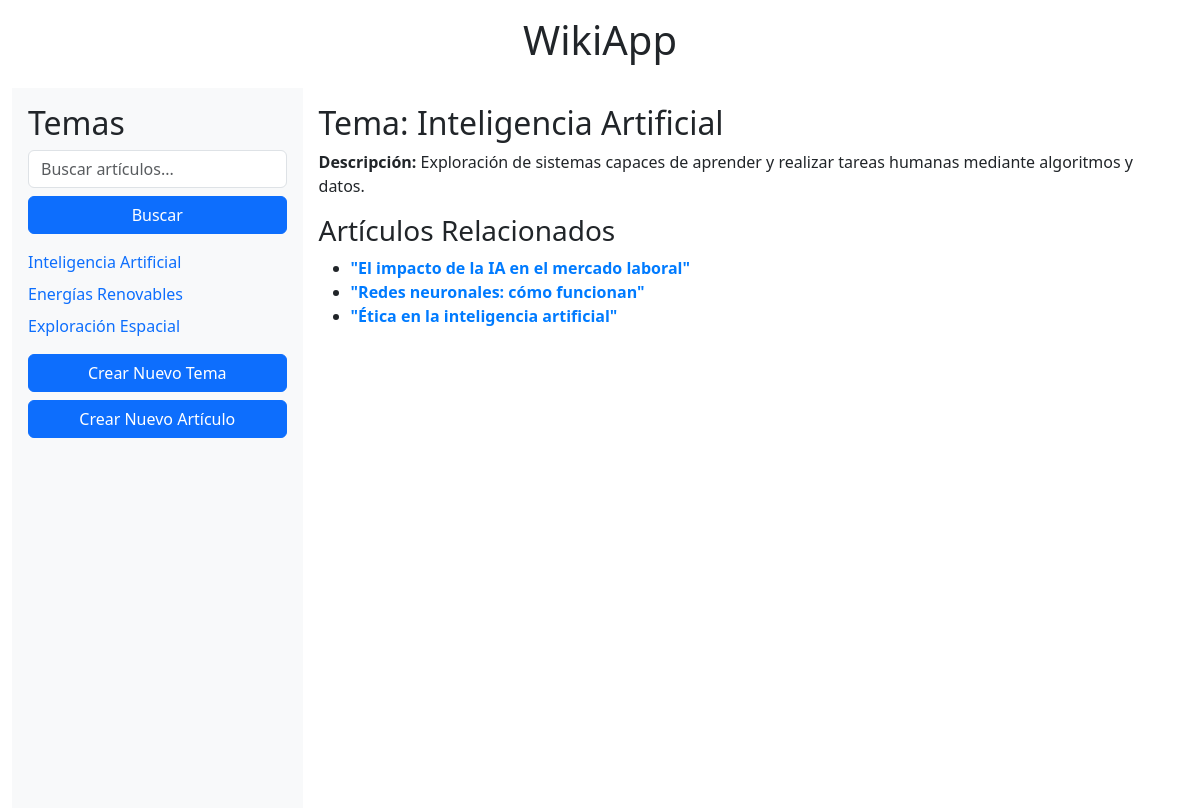
Page /verTema/4/ on the committed database.
### wikiApp/models.py (models this page shows)
class tema(models.Model):
  nombre = models.CharField(max_length=128, null = True, blank = True)
  descripcionArea = models.CharField(max_length=512, null = True, blank = True)

class articulo(models.Model):
  titulo = models.CharField(max_length=128, null = True, blank = True)
  descripcion = models.CharField(max_length=1024, null = True, blank = True)
  temaRelacionado = models.ForeignKey(tema, null = True, blank = True, on_delete=models.SET_NULL)

### wikiApp/views.py (the view)
# urls.py: path('verTema/<int:tema_id>/', views.verTema, name='verTema'),
def verTema(request, tema_id):
    temaActual = tema.objects.get(id=tema_id)
    listaArticulos = temaActual.articulo_set.all()
    return render(request, 'verTema.html', {
        'tema': temaActual,
        'articulosRelacionados': listaArticulos,
        'temas': tema.objects.all()
    })

### wikiApp/Templates/verTema.html (shortened to what this page needs)
{% extends 'index.html' %}
{% block content %}
<h2>Tema: {{ tema.nombre }}</h2>
<p><strong>Descripción:</strong> {{ tema.descripcionArea }}</p>
<h3>Artículos Relacionados</h3>
<ul>
    {% for articulo in articulosRelacionados %}
        <li>
            <a href="{% url 'wikiApp:verArticulo' articulo.id %}" style="text-decoration: none; color: #007bff;">
                <strong>{{ articulo.titulo }}</strong>
            </a>
        </li>
    {% empty %}
        <li>No hay artículos relacionados con este tema.</li>
    {% endfor %}
</ul>
{% endblock %}

### wikiApp/Templates/index.html (shortened to what this page needs)
<!DOCTYPE html>
<html lang="en">
<head>
  <link href="https://cdn.jsdelivr.net/npm/bootstrap@5.3.3/dist/css/bootstrap.min.css" rel="stylesheet">
</head>
<body>
  <div class="container-fluid">
    <h1 class="text-center py-3">WikiApp</h1>
    <div class="d-flex" style="height: 90vh;">
      <div class="p-3 bg-light" style="width: 25%;">
        <h2>Temas</h2>
        <form action="{% url 'wikiApp:buscarArticulos' %}" method="get" class="mb-3">
          <input class="form-control mb-2" type="text" name="q" placeholder="Buscar artículos..." aria-label="Buscar">
          <button class="btn btn-primary w-100" type="submit">Buscar</button>
        </form>
        <ul class="list-unstyled">
          {% for tema in temas %}
            <li class="mb-2">
              <a href="{% url 'wikiApp:verTema' tema.id %}" class="text-decoration-none text-primary">{{ tema.nombre }}</a>
            </li>
          {% empty %}
            <li>No hay temas registrados.</li>
          {% endfor %}
        </ul>
        <a href="{% url 'wikiApp:crearTema' %}" class="btn btn-primary w-100 mb-2">Crear Nuevo Tema</a>
        <a href="{% url 'wikiApp:crearArticulo' %}" class="btn btn-primary w-100">Crear Nuevo Artículo</a>
      </div>
      <div class="flex-grow-1 p-3">
        {% block content %}
        {% endblock %}
      </div>
    </div>
  </div>
</body>
</html>

### rows in the picture
tema: nombre "Inteligencia Artificial", descripcionArea "Exploración de sistemas capaces de aprender y realizar tareas humanas mediante algoritmos y datos."
tema: nombre "Energías Renovables"
tema: nombre "Exploración Espacial"
articulo: titulo "\"El impacto de la IA en el mercado laboral\""
articulo: titulo "\"Redes neuronales: cómo funcionan\""
articulo: titulo "\"Ética en la inteligencia artificial\""
